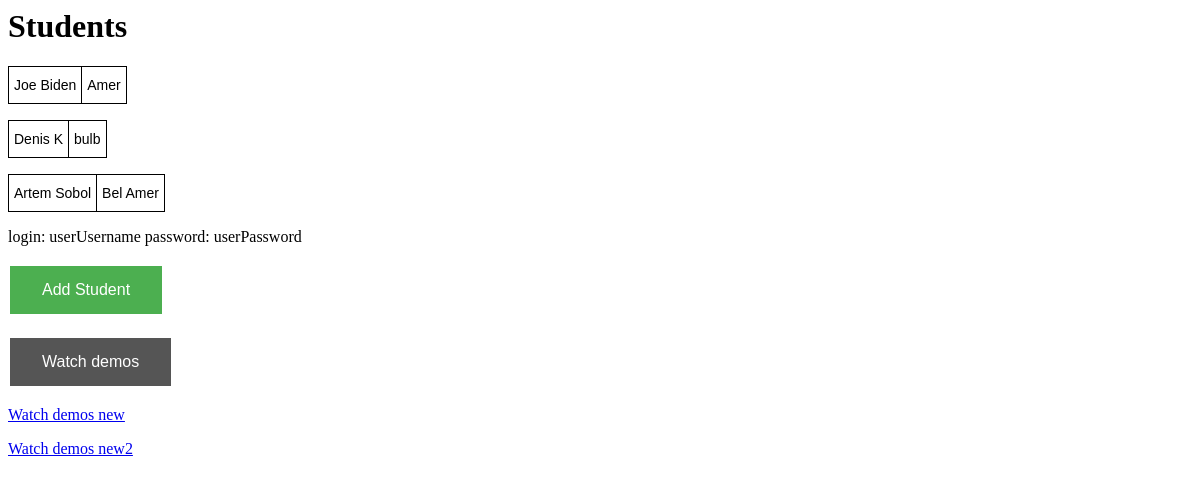
The page / on the database its author committed.
### students/models.py (models this page shows)
class Students(models.Model):
    name = models.CharField(max_length=255)
    type = models.CharField(max_length=255)

### students/views.py (the view)
# urls.py: path('', views.studslist, name="template_home")
def studslist(request):
    students = Students.objects.all()
    return render(request, 'justlist.html',
                  {'students': students})

### products/templates/justlist.html (shortened to what this page needs)
{% block content %}
<h1>Students</h1>
{% for student in students %}
<table class="tg">
<thead>
  <tr>
    <td class="tg-ltad">{{ student.name }}</td>
    <td class="tg-0lax">{{ student.type }}</td>
  </tr>
</thead>
</table>
{% endfor %}
<p>login: userUsername password: userPassword</p>
<a href="% url 'admin:index' %">
<button class="button">Add Student</button>
</a>
<p>
<a href="{% url 'template_demos' %}">
<button class="button button5">Watch demos</button>
</a>
</p>
<p>
<a href="{% url 'template_home' %}">Watch demos new </a>
</p>
<p>
<a href="{% url 'admin:index' %}">Watch demos new2 </a>
</p>
{% endblock %}

### products/templates/justlist.html (style rules this page uses)
.tg { border-collapse:collapse;border-spacing:0; }
.tg td { border-color:black;border-style:solid;border-width:1px;font-family:Arial, sans-serif;font-size:14px; overflow:hidden;padding:10px 5px;word-break:normal; }
.tg .tg-ltad { font-size:14px;text-align:left;vertical-align:top }
.tg .tg-0lax { text-align:left;vertical-align:top }
.button { background-color: #4CAF50; border: none; color: white; padding: 15px 32px; text-align: center; text-decoration: none; display: inline-block; font-size: 16px; margin: 4px 2px; cursor: pointer; }
.button5 { background-color: #555555; }

### rows shown on the page
Students: name "Joe Biden", type "Amer"
Students: name "Denis K", type "bulb"
Students: name "Artem Sobol", type "Bel Amer"
